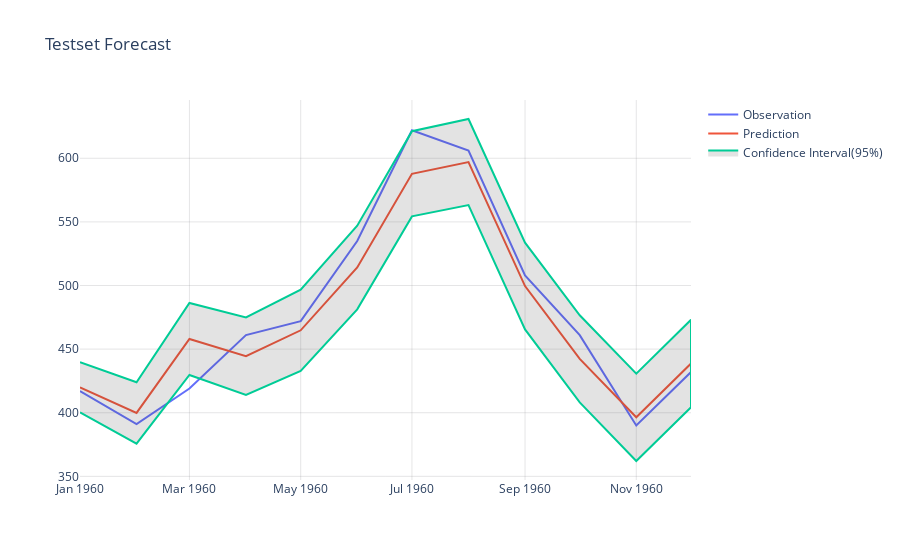

Here is the notebook cell this chart was saved with:
### Code cell
import plotly.express as px

fig = go.Figure(
        [
        # show predictions
        go.Scatter(
        x = test.index,
        y = test.Observation,
        mode = 'lines',
        name = "Observation"), 
        
        # show actual data values
        go.Scatter(
        x = test.index,
        y = test.Prediction,
        mode = 'lines',
        name = "Prediction"), 
        ]
)

dataset_name = 'Passengers'

y_upper = test.UpperBound
y_lower = test.LowerBound

fig.add_trace(go.Scatter(
        x=np.concatenate([test.index, test.index[::-1]]),
        y=pd.concat([y_upper, y_lower[::-1]]),
        fill='toself',
        hoveron='points',
        name="Confidence Interval(95%)",
        fillcolor='rgba(68, 68, 68, 0.15)',
        )
)

fig.update_layout(
        {
        'title': {"text":"Testset Forecast"},
        'plot_bgcolor':"white"
        })

fig.update_xaxes(showgrid=True, gridwidth=1, gridcolor='rgba(127,127,128,0.2)')
fig.update_yaxes(showgrid=True, gridwidth=1, gridcolor='rgba(127,127,128,0.2)')
fig.show()

### Figure 1 — Plotly figure (JSON) as saved in the notebook; plotly's stock layout.template omitted (floating-point values rounded to 4 significant figures)
{"data": [{"mode": "lines", "name": "Observation", "type": "scatter", "x": ["1960-01-01T00:00:00", "1960-02-01T00:00:00", "1960-03-01T00:00:00", "1960-04-01T00:00:00", "1960-05-01T00:00:00", "1960-06-01T00:00:00", "1960-07-01T00:00:00", "1960-08-01T00:00:00", "1960-09-01T00:00:00", "1960-10-01T00:00:00", "1960-11-01T00:00:00", "1960-12-01T00:00:00"], "y": [417, 391, 419, 461, 472, 535, 622, 606, 508, 461, 390, 432]}, {"mode": "lines", "name": "Prediction", "type": "scatter", "x": ["1960-01-01T00:00:00", "1960-02-01T00:00:00", "1960-03-01T00:00:00", "1960-04-01T00:00:00", "1960-05-01T00:00:00", "1960-06-01T00:00:00", "1960-07-01T00:00:00", "1960-08-01T00:00:00", "1960-09-01T00:00:00", "1960-10-01T00:00:00", "1960-11-01T00:00:00", "1960-12-01T00:00:00"], "y": [420.0, 399.8, 458.0, 444.5, 464.8, 514.1, 587.8, 597.0, 499.5, 442.4, 396.4, 438.7]}, {"fill": "toself", "fillcolor": "rgba(68, 68, 68, 0.15)", "hoveron": "points", "name": "Confidence Interval(95%)", "type": "scatter", "x": ["1960-01-01T00:00:00.000000000", "1960-02-01T00:00:00.000000000", "1960-03-01T00:00:00.000000000", "1960-04-01T00:00:00.000000000", "1960-05-01T00:00:00.000000000", "1960-06-01T00:00:00.000000000", "1960-07-01T00:00:00.000000000", "1960-08-01T00:00:00.000000000", "1960-09-01T00:00:00.000000000", "1960-10-01T00:00:00.000000000", "1960-11-01T00:00:00.000000000", "1960-12-01T00:00:00.000000000", "1960-12-01T00:00:00.000000000", "1960-11-01T00:00:00.000000000", "1960-10-01T00:00:00.000000000", "1960-09-01T00:00:00.000000000", "1960-08-01T00:00:00.000000000", "1960-07-01T00:00:00.000000000", "1960-06-01T00:00:00.000000000", "1960-05-01T00:00:00.000000000", "1960-04-01T00:00:00.000000000", "1960-03-01T00:00:00.000000000", "1960-02-01T00:00:00.000000000", "1960-01-01T00:00:00.000000000"], "y": [439.7, 424.0, 486.3, 474.9, 496.8, 547.0, 621.3, 630.9, 533.6, 476.6, 430.8, 473.1, 404.2, 362.1, 408.1, 465.4, 563.2, 554.3, 481.2, 432.8, 414.0, 429.7, 375.7, 400.3]}], "layout": {"autosize": true, "plot_bgcolor": "white", "title": {"text": "Testset Forecast"}, "xaxis": {"autorange": true, "gridcolor": "rgba(127,127,128,0.2)", "gridwidth": 1, "range": ["1960-01-01", "1960-12-01"], "showgrid": true, "type": "date"}, "yaxis": {"autorange": true, "gridcolor": "rgba(127,127,128,0.2)", "gridwidth": 1, "range": [347.1, 645.8], "showgrid": true, "type": "linear"}}}
